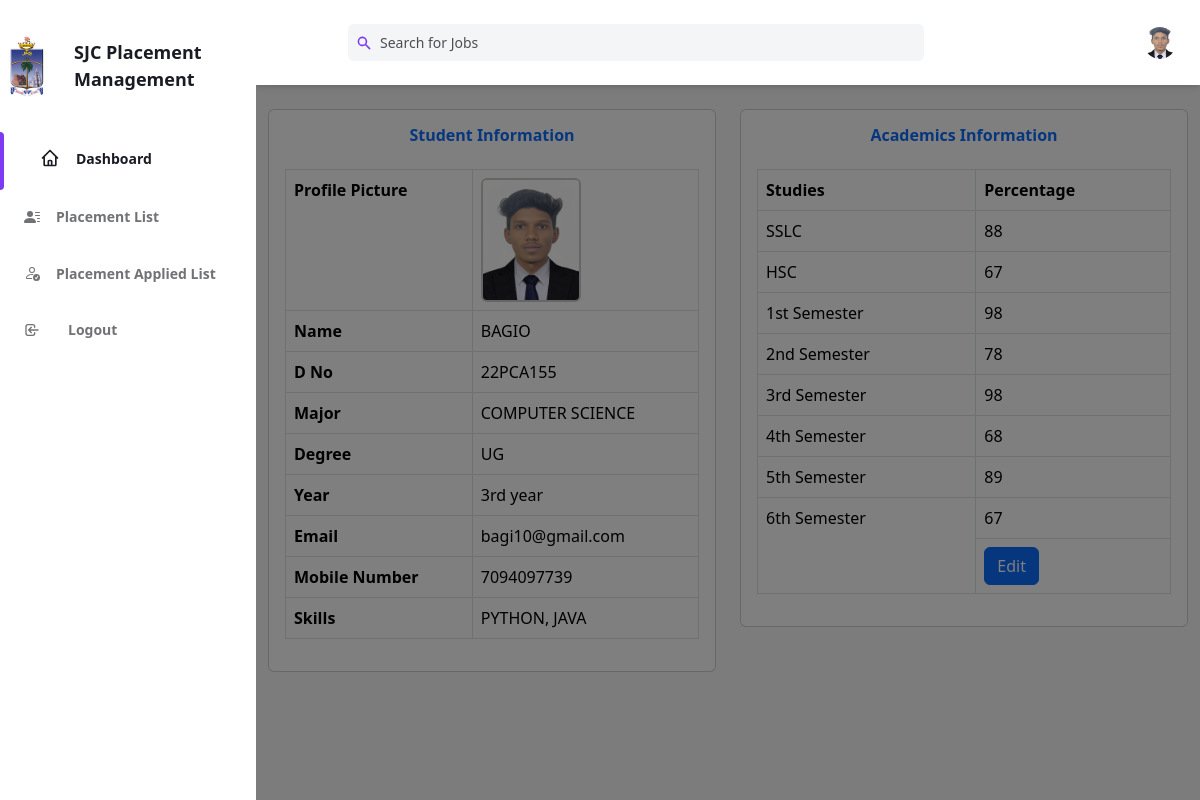
Page /user/user_home.php (signed in) on the earlier database version.
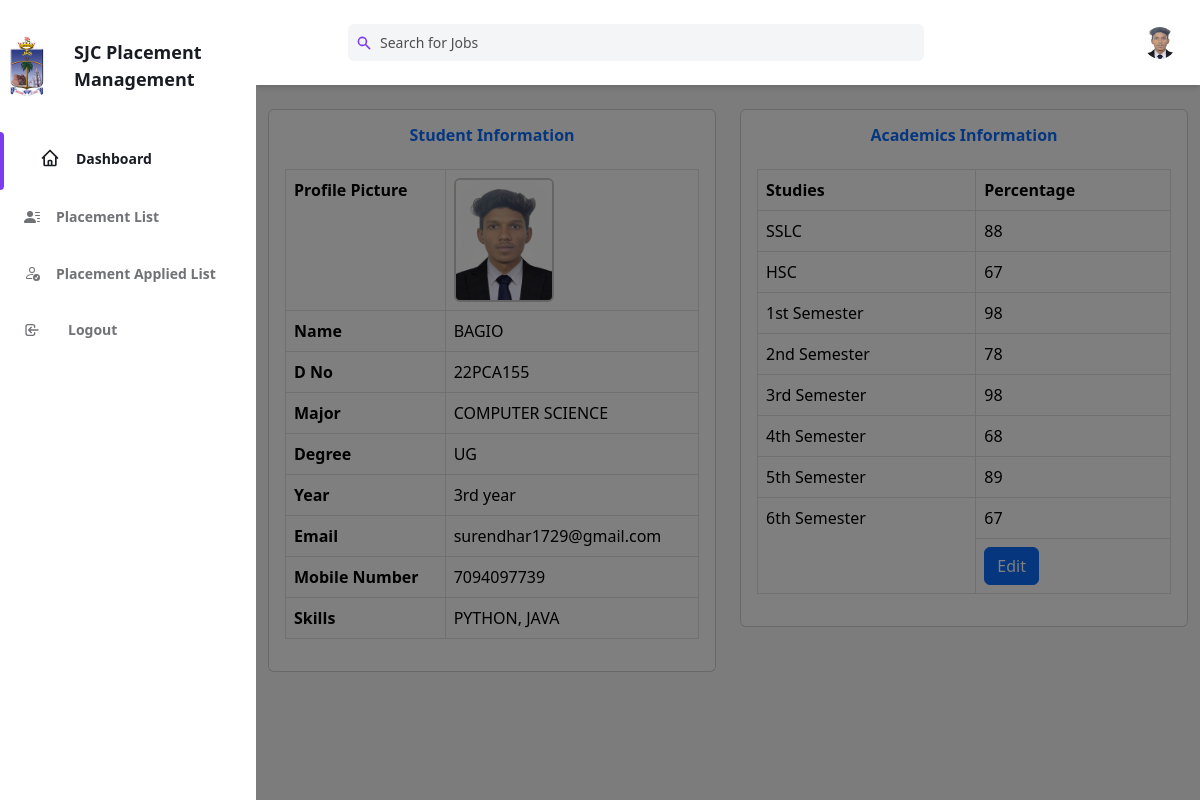
Same page on the later database version.
### tables this page shows
CREATE TABLE `studentdetail` (
  `id` int(100) NOT NULL,
  `name` varchar(100) NOT NULL,
  `dno` varchar(100) NOT NULL,
  `major` varchar(100) NOT NULL,
  `phone` varchar(100) NOT NULL,
  `email` varchar(100) NOT NULL,
  `degree` varchar(100) NOT NULL,
  `year` varchar(100) NOT NULL,
  `skill` varchar(200) NOT NULL,
  `10th` varchar(100) NOT NULL,
  `12th` varchar(100) NOT NULL,
  `1st` varchar(100) NOT NULL,
  `2nd` varchar(100) NOT NULL,
  `3rd` varchar(100) NOT NULL,
  `4th` varchar(100) NOT NULL,
  `5th` varchar(100) NOT NULL,
  `6th` varchar(100) NOT NULL,
  `resume` varchar(200) NOT NULL,
  `profile_photo` varchar(200) NOT NULL
);

### user/user_home.php (the view, shortened to what the changed rows need)
<?php
include("database/db.php");
$idd = $_SESSION['id'];
$selectUserQuery = "SELECT * FROM studentdetail WHERE id='$idd'";
$userResult = mysqli_query($con, $selectUserQuery);
$userData = mysqli_fetch_assoc($userResult);
?>
<!DOCTYPE html>
<html :class="{ 'theme-dark': dark }" x-data="data()" lang="en">
<head>
  <link href="https://cdn.jsdelivr.net/npm/bootstrap@5.3.1/dist/css/bootstrap.min.css" rel="stylesheet">
  <link rel="stylesheet" href="../assets/css/tailwind.output.css" />
  <link rel="stylesheet" href="https://cdnjs.cloudflare.com/ajax/libs/Chart.js/2.9.3/Chart.min.css" />
</head>
<body>
  <div class="flex h-screen bg-gray-50 dark:bg-gray-900" :class="{ 'overflow-hidden': isSideMenuOpen}">
    <div class="flex flex-col flex-1 w-full">
      <header class="z-10 py-4 bg-white shadow-md dark:bg-gray-800">
        <div class="container flex items-center justify-between h-full px-6 mx-auto text-purple-600 dark:text-purple-300">
          <ul class="flex items-center flex-shrink-0 space-x-6">
            <li class='relative'>
              <button class='align-middle rounded-full focus:shadow-outline-purple focus:outline-none' @click='toggleProfileMenu' @keydown.escape='closeProfileMenu' aria-label='Account' aria-haspopup='true'>
                <img class="object-cover w-8 h-8 rounded-full" src="<?php echo isset($userData['profile_photo']) ? $userData['profile_photo'] : '../image/user.png'; ?>" alt="" aria-hidden="true" />
              </button>
            </li>
          </ul>
        </div>
      </header>
      <?php
      $idd = $_SESSION['id'];
      $selectUserQuery = "SELECT * FROM studentdetail WHERE id='$idd'";
      $userResult = mysqli_query($con, $selectUserQuery);
      if (mysqli_num_rows($userResult) > 0) {
        $userData = mysqli_fetch_assoc($userResult);
      ?>
        <main class="h-full overflow-y-auto">
          <div class="container custom-container px-9 mx-auto my-4">
            <div class="row">
              <div class="col-md-6">
                <div class="card">
                  <div class="card-body">
                    <h2 class="card-title text-primary mb-4 text-center font-semibold">Student Information</h2>
                    <div class="table-responsive">
                      <table class="table table-bordered table-lg mx-auto">
                        <tr>
                          <th>Profile Picture</th>
                          <td><?php
                              $profile_photo = $userData['profile_photo'];
                              echo "<img src='../user/$profile_photo' alt='Profile Photo' class='rounded' style='max-width: 100px; border: 2px solid #ccc;' />";
                              ?></td>
                        </tr>
                        <tr>
                          <th>Name</th>
                          <td><?php echo $userData['name']; ?></td>
                        </tr>
                        <tr>
                          <th>D No</th>
                          <td><?php echo $userData['dno']; ?></td>
                        </tr>
                        <tr>
                          <th>Major</th>
                          <td><?php echo $userData['major']; ?></td>
                        </tr>
                        <tr>
                          <th>Degree</th>
                          <td><?php echo $userData['degree']; ?></td>
                        </tr>
                        <tr>
                          <th>Year</th>
                          <td><?php echo $userData['year']; ?></td>
                        </tr>
                        <tr>
                          <th>Email</th>
                          <td><?php echo $userData['email']; ?></td>
                        </tr>
                        <tr>
                          <th>Mobile Number</th>
                          <td><?php echo $userData['phone']; ?></td>
                        </tr>
                        <tr>
                          <th>Skills</th>
                          <td><?php echo $userData['skill']; ?></td>
                        </tr>
                      </table>
                    </div>
                  </div>
                </div>
              </div>
              <div class="col-md-6">
                <div class="card">
                  <div class="card-body">
                    <div class="table-responsive">
                      <h2 class="card-title text-primary mb-4 text-center font-semibold">Academics Information</h2>
                      <table class="table table-bordered table-lg mx-auto">
                        <tr>
                          <th>Studies</th>
                          <th>Percentage</th>
                        </tr>
                        <tr>
                          <td>SSLC</td>
                          <td><?php echo $userData['10th']; ?></td>
                        </tr>
                        <tr>
                          <td>HSC</td>
                          <td><?php echo $userData['12th']; ?></td>
                        </tr>
                        <tr>
                          <td>1st Semester</td>
                          <td><?php echo $userData['1st']; ?></td>
                        </tr>
                        <tr>
                          <td>2nd Semester</td>
                          <td><?php echo $userData['2nd']; ?></td>
                        </tr>
                        <tr>
                          <td>3rd Semester</td>
                          <td><?php echo $userData['3rd']; ?></td>
                        </tr>
                        <tr>
                          <td>4th Semester</td>
                          <td><?php echo $userData['4th']; ?></td>
                        </tr>
                        <tr>
                          <td>5th Semester</td>
                          <td><?php echo $userData['5th']; ?></td>
                        </tr>
                        <tr>
                          <td rowspan="2">6th Semester</td>
                          <td><?php echo $userData['6th']; ?></td>
                        </tr>
                        <tr>
                          <td><a href="profile.php" class="btn btn-primary">Edit </a></td>
                        </tr>
                      </table>
                    </div>
                  </div>
                </div>
              </div>
            </div>
          <?php
        }
          ?>
          </div>
        </main>
    </div>
  </div>
</body>
</html>

Differences in the rows shown:
changed studentdetail "BAGIO": email "bagi10@gmail.com" → "surendhar1729@gmail.com"
